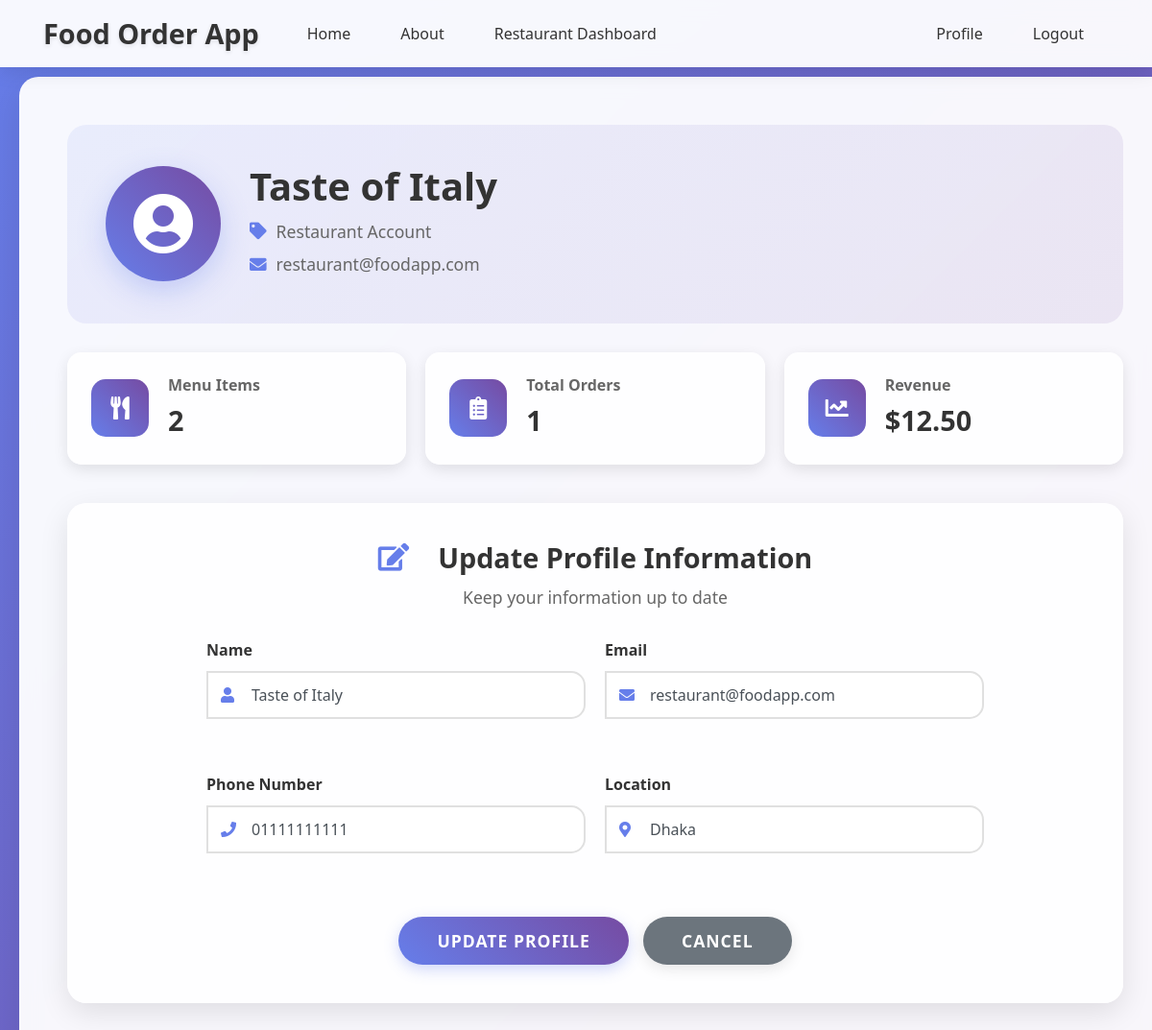
Screenshot of /restaurant/profile (signed in) with the database file from the repository.
### app/models/user.py (models this page shows, shortened)
class User(db.Model, UserMixin):
    __tablename__ = 'users'
    id = db.Column(db.Integer, primary_key=True)
    name = db.Column(db.String(100), nullable=False)
    email = db.Column(db.String(120), unique=True, nullable=False)
    phone_number = db.Column(db.String(20), unique=True, nullable=False)
    location = db.Column(db.String(200), nullable=False)
    password = db.Column(db.String(60), nullable=False)
    role = db.Column(db.Enum('admin', 'customer', 'restaurant', name='user_roles'), default='customer')
    status = db.Column(db.Enum('active', 'pending', 'suspended', name='account_status'), default='active')
    food_items = db.relationship('FoodItem', backref='restaurant_owner', lazy=True, foreign_keys='FoodItem.restaurant_id')
    orders_as_customer = db.relationship('Order', backref='customer_user', lazy=True, foreign_keys='Order.customer_id')
    orders_as_restaurant = db.relationship('Order', backref='restaurant_user', lazy=True, foreign_keys='Order.restaurant_id')
    payments_as_customer = db.relationship('Payment', backref='customer_payer', lazy=True, foreign_keys='Payment.customer_id')
    payments_as_restaurant = db.relationship('Payment', backref='restaurant_receiver', lazy=True, foreign_keys='Payment.restaurant_id')

### app/routes/restaurant.py (the view)
@restaurant.route("/profile", methods=["GET", "POST"])
@login_required
@restaurant_required
def profile():
    form = UpdateProfileForm()
    if form.validate_on_submit():
        current_user.name = form.name.data
        current_user.email = form.email.data
        current_user.phone_number = form.phone_number.data
        current_user.location = form.location.data
        db.session.commit()
        flash("Your profile has been updated!", "success")
        return redirect(url_for("restaurant.profile"))
    elif request.method == "GET":
        form.name.data = current_user.name
        form.email.data = current_user.email
        form.phone_number.data = current_user.phone_number
        form.location.data = current_user.location
    return render_template("profile.html", title="Profile", form=form)

### app/utils/profile_forms.py (shortened to what this page needs)
class UpdateProfileForm(FlaskForm):
    name = StringField("Name", validators=[DataRequired(), Length(min=2, max=100)])
    email = StringField("Email", validators=[DataRequired(), Email()])
    phone_number = StringField("Phone Number", validators=[DataRequired(), Length(min=10, max=20)])
    location = StringField("Location", validators=[DataRequired(), Length(min=2, max=200)])
    submit = SubmitField("Update Profile")

### app/templates/profile.html (shortened to what this page needs)
{% extends "base.html" %}
{% block content %}
    <div class="profile-container">
        <div class="profile-header">
            <div class="profile-avatar">
                <i class="fas fa-user-circle"></i>
            </div>
            <div class="profile-info">
                <h2 class="profile-name">{{ current_user.name }}</h2>
                <p class="profile-role">
                    <i class="fas fa-tag"></i>
                    {{ current_user.role.title() }} Account
                </p>
                <p class="profile-email">
                    <i class="fas fa-envelope"></i>
                    {{ current_user.email }}
                </p>
            </div>
        </div>
        <div class="profile-stats">
            {% if current_user.role == "customer" %}
                <div class="stat-card">
                    <div class="stat-icon">
                        <i class="fas fa-shopping-bag"></i>
                    </div>
                    <div class="stat-info">
                        <h3>Total Orders</h3>
                        <p>{{ current_user.orders_as_customer|length }}</p>
                    </div>
                </div>
                <div class="stat-card">
                    <div class="stat-icon">
                        <i class="fas fa-heart"></i>
                    </div>
                    <div class="stat-info">
                        <h3>Favorite Items</h3>
                        <p>{{ current_user.orders_as_customer|length * 2 }}</p>
                    </div>
                </div>
                <div class="stat-card">
                    <div class="stat-icon">
                        <i class="fas fa-star"></i>
                    </div>
                    <div class="stat-info">
                        <h3>Loyalty Points</h3>
                        <p>{{ current_user.orders_as_customer|length * 10 }}</p>
                    </div>
                </div>
            {% elif current_user.role == "restaurant" %}
                <div class="stat-card">
                    <div class="stat-icon">
                        <i class="fas fa-utensils"></i>
                    </div>
                    <div class="stat-info">
                        <h3>Menu Items</h3>
                        <p>{{ current_user.food_items|length }}</p>
                    </div>
                </div>
                <div class="stat-card">
                    <div class="stat-icon">
                        <i class="fas fa-clipboard-list"></i>
                    </div>
                    <div class="stat-info">
                        <h3>Total Orders</h3>
                        <p>{{ current_user.orders_as_restaurant|length }}</p>
                    </div>
                </div>
                <div class="stat-card">
                    <div class="stat-icon">
                        <i class="fas fa-chart-line"></i>
                    </div>
                    <div class="stat-info">
                        <h3>Revenue</h3>
                        <p>${{ "%.2f"|format(current_user.orders_as_restaurant|sum(attribute='total_price') or 0) }}</p>
                    </div>
                </div>
            {% endif %}
        </div>
        <div class="profile-form-section">
            <div class="section-header">
                <h3 class="section-title">
                    <i class="fas fa-edit"></i>
                    Update Profile Information
                </h3>
                <p class="section-subtitle">Keep your information up to date</p>
            </div>
            <form method="POST" action="" class="profile-form">
                <div class="form-row">
                    <div class="form-group">
                        {{ form.name.label(class="form-label") }}
                        <div class="input-group">
                            <div class="input-icon">
                                <i class="fas fa-user"></i>
                            </div>
                            {% if form.name.errors %}
                                {{ form.name(class="form-control is-invalid", placeholder="Enter your full name") }}
                                <div class="invalid-feedback">
                                    {% for error in form.name.errors %}
                                        <span>{{ error }}</span>
                                    {% endfor %}
                                </div>
                            {% else %}
                                {{ form.name(class="form-control", placeholder="Enter your full name") }}
                            {% endif %}
                        </div>
                    </div>
                    <div class="form-group">
                        {{ form.email.label(class="form-label") }}
                        <div class="input-group">
                            <div class="input-icon">
                                <i class="fas fa-envelope"></i>
                            </div>
                            {% if form.email.errors %}
                                {{ form.email(class="form-control is-invalid", placeholder="Enter your email address") }}
                                <div class="invalid-feedback">
                                    {% for error in form.email.errors %}
                                        <span>{{ error }}</span>
                                    {% endfor %}
                                </div>
                            {% else %}
                                {{ form.email(class="form-control", placeholder="Enter your email address") }}
                            {% endif %}
                        </div>
                    </div>
                </div>
                <div class="form-row">
                    <div class="form-group">
                        {{ form.phone_number.label(class="form-label") }}
                        <div class="input-group">
                            <div class="input-icon">
                                <i class="fas fa-phone"></i>
                            </div>
                            {% if form.phone_number.errors %}
                                {{ form.phone_number(class="form-control is-invalid", placeholder="Enter your phone number") }}
                                <div class="invalid-feedback">
                                    {% for error in form.phone_number.errors %}
                                        <span>{{ error }}</span>
                                    {% endfor %}
                                </div>
                            {% else %}
                                {{ form.phone_number(class="form-control", placeholder="Enter your phone number") }}
                            {% endif %}
                        </div>
                    </div>
                    <div class="form-group">
                        {{ form.location.label(class="form-label") }}
                        <div class="input-group">
                            <div class="input-icon">
                                <i class="fas fa-map-marker-alt"></i>
                            </div>
                            {% if form.location.errors %}
                                {{ form.location(class="form-control is-invalid", placeholder="Enter your location") }}
                                <div class="invalid-feedback">
                                    {% for error in form.location.errors %}
                                        <span>{{ error }}</span>
                                    {% endfor %}
                                </div>
                            {% else %}
                                {{ form.location(class="form-control", placeholder="Enter your location") }}
                            {% endif %}
                        </div>
                    </div>
                </div>
                <div class="form-actions">
                    {{ form.submit(class="btn btn-primary profile-btn") }}
                    <a href="{{ url_for('main.home') }}" class="btn btn-secondary">Cancel</a>
                </div>
            </form>
        </div>
    </div>
{% endblock content %}

### app/static/main.css (style rules this page uses)
body { background: #fafafa; color: #333333; margin-top: 5rem; }
h1, h2, h3, h4, h5, h6 { color: #444444; }
body { padding-bottom: 70px; }
@media (min-width: 768px) { body { background: linear-gradient(135deg, #667eea 0%, #764ba2 100%); font-family: 'Segoe UI', Tahoma, Geneva, Verdana, sans-serif; padding-bottom: 0; } }
@media (min-width: 768px) { h1, h2, h3, h4, h5, h6 { color: #333; font-weight: 700; margin-bottom: 20px; } }
@media (min-width: 768px) { .btn { border-radius: 25px; padding: 12px 30px; font-weight: 600; text-transform: uppercase; letter-spacing: 1px; transition: all 0.3s ease; border: none; box-shadow: 0 4px 15px rgba(0, 0, 0, 0.1); } }
@media (min-width: 768px) { .btn-primary { background: linear-gradient(45deg, #667eea, #764ba2); color: white; } }
@media (min-width: 768px) { .form-control { border-radius: 15px; border: 2px solid #e0e0e0; padding: 15px 20px; transition: all 0.3s ease; background: rgba(255, 255, 255, 0.9); } }
@media (min-width: 768px) { .form-group label { font-weight: 600; color: #333; margin-bottom: 10px; } }
.section-header { text-align: center; margin-bottom: 40px; }
.section-title { font-size: 2.5rem; font-weight: 700; color: #333; margin-bottom: 10px; }
.section-title i { color: #667eea; margin-right: 15px; }
.section-subtitle { font-size: 1.1rem; color: #666; }
.form-label { font-weight: 600; color: #333; margin-bottom: 8px; display: block; }
.input-group { position: relative; margin-bottom: 20px; }
.input-icon { position: absolute; left: 15px; top: 50%; transform: translateY(-50%); color: #667eea; z-index: 10; }
.input-group .form-control { padding-left: 45px; height: 50px; border: 2px solid #e0e0e0; border-radius: 15px; background: rgba(255, 255, 255, 0.9); transition: all 0.3s ease; }
.profile-container { max-width: 1200px; margin: 0 auto; padding: 20px; }
.profile-header { background: linear-gradient(135deg, rgba(102, 126, 234, 0.1), rgba(118, 75, 162, 0.1)); border-radius: 20px; padding: 40px; margin-bottom: 30px; display: flex; align-items: center; gap: 30px; }
.profile-avatar { width: 120px; height: 120px; background: linear-gradient(45deg, #667eea, #764ba2); border-radius: 50%; display: flex; align-items: center; justify-content: center; box-shadow: 0 10px 30px rgba(102, 126, 234, 0.3); }
.profile-avatar i { font-size: 4rem; color: white; }
.profile-info h2 { font-size: 2.5rem; font-weight: 700; color: #333; margin-bottom: 10px; }
.profile-role, .profile-email { font-size: 1.1rem; color: #666; margin-bottom: 8px; display: flex; align-items: center; gap: 10px; }
.profile-role i, .profile-email i { color: #667eea; }
.profile-stats { display: grid; grid-template-columns: repeat(auto-fit, minmax(250px, 1fr)); gap: 20px; margin-bottom: 40px; }
.stat-card { background: rgba(255, 255, 255, 0.95); border-radius: 15px; padding: 25px; box-shadow: 0 5px 15px rgba(0, 0, 0, 0.1); display: flex; align-items: center; gap: 20px; transition: all 0.3s ease; }
.stat-icon { width: 60px; height: 60px; background: linear-gradient(45deg, #667eea, #764ba2); border-radius: 15px; display: flex; align-items: center; justify-content: center; }
.stat-icon i { font-size: 1.5rem; color: white; }
.stat-info h3 { font-size: 1rem; font-weight: 600; color: #666; margin-bottom: 5px; }
.stat-info p { font-size: 1.8rem; font-weight: 700; color: #333; margin: 0; }
.profile-form-section { background: rgba(255, 255, 255, 0.95); border-radius: 20px; padding: 40px; margin-bottom: 30px; box-shadow: 0 10px 30px rgba(0, 0, 0, 0.1); }
.section-header { text-align: center; margin-bottom: 30px; }
.section-title { font-size: 1.8rem; font-weight: 700; color: #333; margin-bottom: 10px; display: flex; align-items: center; justify-content: center; gap: 15px; }
.section-title i { color: #667eea; }
.section-subtitle { color: #666; font-size: 1.1rem; }
.profile-form { max-width: 800px; margin: 0 auto; }
.form-row { display: grid; grid-template-columns: 1fr 1fr; gap: 20px; margin-bottom: 20px; }
.form-actions { display: flex; gap: 15px; justify-content: center; margin-top: 30px; }
.profile-btn { padding: 12px 40px; font-size: 1.1rem; font-weight: 600; border-radius: 25px; background: linear-gradient(45deg, #667eea, #764ba2); border: none; color: white; box-shadow: 0 5px 15px rgba(102, 126, 234, 0.3); transition: all 0.3s ease; }
.btn-secondary { padding: 12px 40px; font-size: 1.1rem; font-weight: 600; border-radius: 25px; background: #6c757d; border: none; color: white; transition: all 0.3s ease; }

### rows the page displays
User: name "Taste of Italy", role "Restaurant", email "restaurant@foodapp.com", phone_number "01111111111", location "Dhaka"

### other values shown
{{ current_user.food_items|length }} "2"
{{ current_user.orders_as_restaurant|length }} "1"
